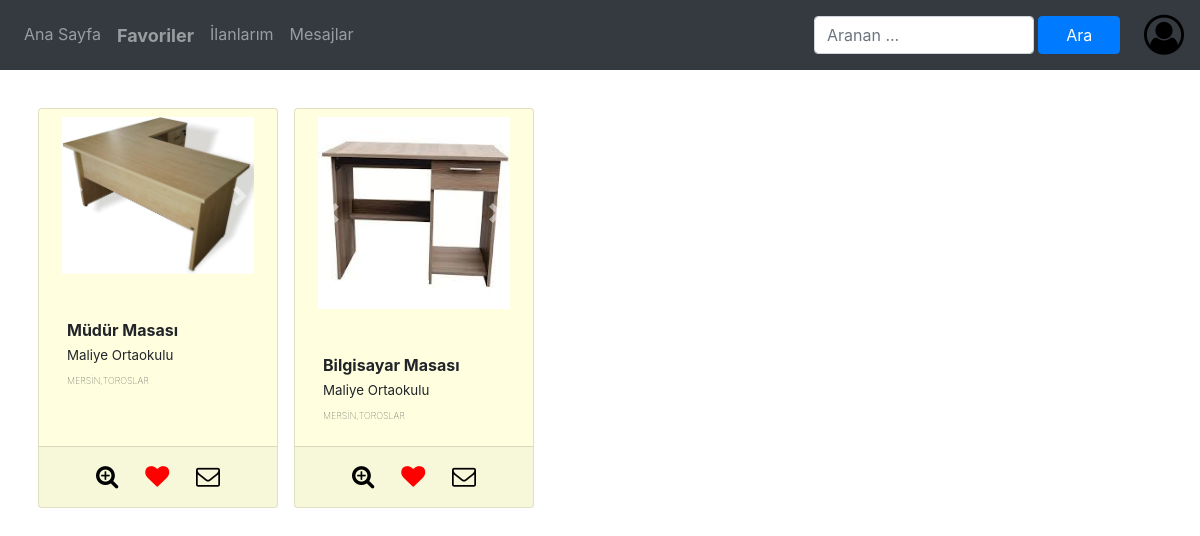
Page /favoriler/ (signed in) on the earlier database version.
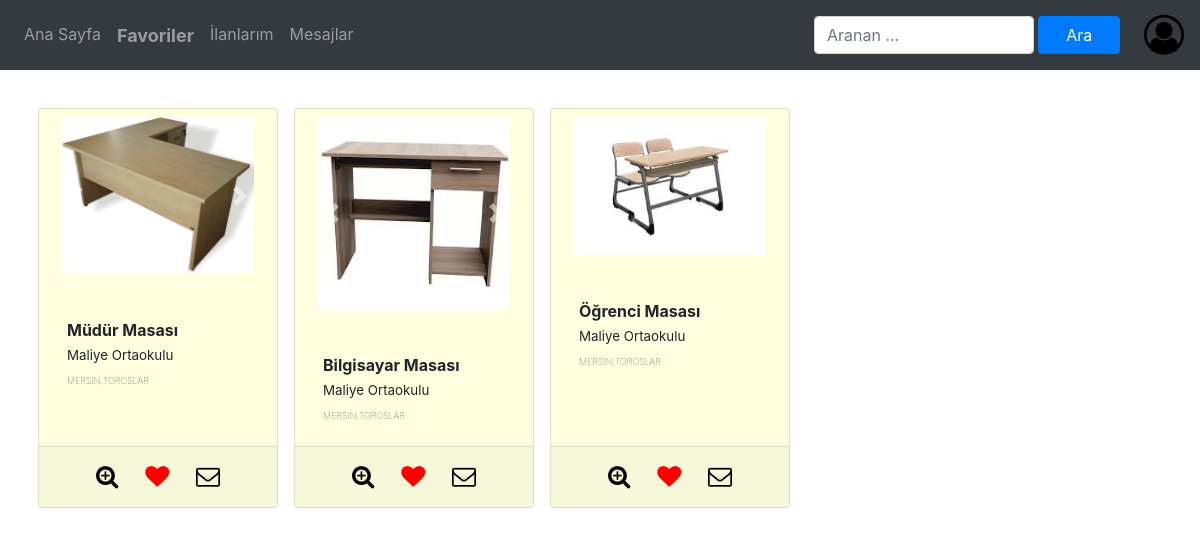
Same page on the later database version.
### app/models.py (models this page shows, shortened)
class Resim(models.Model):
    ilan = models.ForeignKey('ilan', on_delete=models.CASCADE, null=True)
    resim = models.ImageField(verbose_name='Resim', null=True)
    kucukResim = models.ImageField(upload_to='thumbs', editable=False, blank=True, null=True)
    class Meta:
        ordering = ['ilan']

class favoriler(models.Model):
    sahip = models.ForeignKey(User, null=False, blank=False, on_delete=models.CASCADE)
    ilan = models.ForeignKey(ilan, null=False, blank=False, on_delete=models.CASCADE)

class ilan(models.Model):
    sahip = models.ForeignKey('User', null=True, on_delete=models.SET_NULL)
    kategori = models.ForeignKey('Kategori', null=True, on_delete=models.SET_NULL)
    ad = models.CharField(max_length=40, verbose_name='ilan adı', null=True)
    adet = models.IntegerField(verbose_name='Adet', default=1, null=True)
    aciklama = models.TextField(verbose_name='Açıklama', blank=True)
    yayinda = models.BooleanField(verbose_name='Yayında', default=True)
    olusturma_tarihi = models.DateField(auto_now=True, null=False, blank=False)
    silme_tarihi = models.DateField(null=True, blank=True)
    kurum = models.CharField(max_length=200, null=True, blank=True)
    kucuk_resim = models.ImageField(upload_to='silinenilanlar', editable=False, blank=True, null=True)
    def etiket_yazisi_getir(self):
        if self.silme_tarihi is None:
            return '<span style="font-weight: bold">' + self.ad + '</span>' + '<br><span style="font-size:smaller">' + self.sahip.kurum + '</span><br>' + '<span style="font-size: xx-small; font-weight: lighter">' + self.sahip.kurum_il.adi + ',' + self.sahip.kurum_ilce.adi + '</span>'
        else:
            return self.kurum
    def yayindami(self):
        return not self.silme_tarihi and self.yayinda
    def resimleri_getir(self):
        if self.sahip:
            return Resim.objects.filter(ilan=self)
        else:
            return None

class User(AbstractUser):
    username = None
    email = models.EmailField(_('email address'), unique=True)
    kurum = models.CharField(max_length=100, verbose_name='Kurum', null=True)
    kurum_adres = models.CharField(max_length=200, verbose_name='Kurum adresi', null=True)
    phone_regex = RegexValidator(regex=r'^\+?[1-9][0-9]{2} ?[0-9]{3} ?[0-9]{2} ?[0-9]{2}$',
                                 message="Telefon numarası şu şeklillerden biri gibi olmalı: '+9999999999' veya "
                                         "'9999999999' veya '999 9999999' veya '999 999 9999' veya '999 999 99 99'.")
    kurum_telefon = models.CharField(validators=[phone_regex], max_length=17, null=True,
                                     verbose_name='Kurum telefonu')  # validators should be a list
    kurum_web_adres = models.URLField(verbose_name='Kurum web adresi', null=True)
    kurum_il = models.ForeignKey('il', on_delete=models.SET_NULL, null=True, blank=False)
    kurum_ilce = ChainedForeignKey('ilce', chained_field="kurum_il", chained_model_field="ill", show_all=False,
                                   auto_choose=True,
                                   sort=False, null=True, blank=False)
    kurum_mahalle = ChainedForeignKey('mahalle', chained_field="kurum_ilce", chained_model_field='ilcee',
                                      show_all=False,
                                      auto_choose=True, sort=False, null=True, blank=False)
    USERNAME_FIELD = 'email'
    REQUIRED_FIELDS = []
    objects = UserManager()
    def favori_ilanlarim(self):
        return favoriler.objects.filter(sahip=self)
    def __str__(self):
        return str(self.kurum)

class il(models.Model):
    adi = models.CharField(max_length=20)

class ilce(models.Model):
    ill = models.ForeignKey(il, on_delete=models.CASCADE)
    adi = models.CharField(max_length=35)

### app/views.py (the view, shortened to what this page needs)
# urls.py: path('favoriler/', views.favorilerim, name='favoriislemi'),
@login_required(login_url='girisislemi')
def favorilerim(request, id=None, islem=None):
    mesaj_formu = mesajFormu(request.POST or None)
    if id:
        i = get_object_or_404(favoriler, id=id)
        if islem == 'favoricikar':
            i.delete()
    favori_ilanlarim = request.user.favori_ilanlarim()
    return render(request, 'ilanlarim.html', {'form': favori_ilanlarim, 'islem': 'favorilerim', 'sahip': request.user, 'mesaj_formu': mesaj_formu})

### app/forms.py
class mesajFormu(forms.ModelForm):
    class Meta:
        model = Mesaj
        widgets = {
            'mesaj_metni': forms.Textarea(attrs={'rows': 4}),
        }
        fields = ['mesaj_metni']

### templates/ilanlarim.html (shortened to what this page needs)
{% extends 'includes/base.html' %}
{% block navbar %}
    {% include 'includes/navbar.html' with islem=islem %}
{% endblock %}
{% block body %}
    <div class="row">
        {% for f in form %}
            {% include 'includes/malzemeKarti.html' with f=f islem=islem sahip=sahip%}
        {% endfor %}
    </div>
{% endblock %}

### templates/includes/malzemeKarti.html (shortened to what this page needs)
{% load static %}
{% load crispy_forms_tags %}
{% load favorikontrol %}
    <div class="card m-2 p-2"  style="width: 15rem; height: 25rem; background-color: {% if islem == 'favorilerim' and f.ilan.yayinda or f.yayinda %}{% if f.ilan.sahip == sahip or f.sahip == sahip %}lightyellow{% else %} white {% endif %}{% else %}lightgrey{% endif %}">
        <div class="container align-content-center">
            {% if islem == 'favorilerim' %}
                {% include 'includes/slide.html' with resimler=f.ilan.resimleri_getir kucuk_resim=f.ilan.kucuk_resim yayinda=f.ilan.yayindami ilan_id=f.ilan.id %}
            {% else %}
                {% include 'includes/slide.html' with resimler=f.resimleri_getir kucuk_resim=f.kucuk_resim yayinda=f.yayindami ilan_id=f.id %}
            {% endif %}
        </div>
        <div class="card-body" >
            <br>
            {% if islem == 'ilanlarım' %}
                <h6>{{ f.ad }}</h6>
                <p class="card-text" style="font-size: small">{{ f.adet }} adet</p>
            {% elif islem == 'favorilerim' %}
                {{ f.ilan.etiket_yazisi_getir|safe }}
            {% else %}
                {{ f.etiket_yazisi_getir|safe }}
            {% endif %}
            <div class="card-footer text-center" style="bottom: 0;left: 0; position: absolute; width: 100%; font-size: x-large">
                {% if islem == 'ilanlarım' %}
                    <a href="{% url 'ilandetayislemi' f.id %}" class="card-link" title="Düzenle">
                        <span class="fa fa-edit" style="color: black"></span></a>
                    <a href="#" class="card-link" data-toggle="modal" data-target="#silmesorgusu{{ f.id }}" title="Sil">
                        <span class="fa fa-trash-o" style="color: black"></span>
                    </a>
                    <a href="#" class="card-link" data-toggle="modal" data-target="#yayinlamasorgusu{{ f.id }}" title="{% if f.yayinda %}Yayından kaldır{% else %}Yayınla{% endif %}">
                        <span class="fa {% if f.yayinda %}fa-lock{% else %}fa-unlock{% endif %}" style="color: black"></span>
                    </a>
                    {% if f.mesajAdet > 0 %}
                        <a  href=""   class="card-link" title="İlan mesajları">
                            <span class="fa fa-envelope-o" style="color: black"></span>
                            {% if f.okunmayanMesajAdet > 0 %} <sup> <span class="badge badge-light" style="font-size: x-small;color: red">{{ f.okunmayanMesajAdet }}</span></sup> {% endif %}
                        </a>
                    {% endif %}
                {% elif islem == 'favorilerim' %}
                    <a href="{% url 'ilan_inceleme' f.ilan.id islem %}" class="card-link" title="İncele">
                        <span class="fa fa-search-plus" style="color: black"></span></a>
                    <a href="{% url 'favoricikar' f.id 'favoricikar' %}" class="card-link" title="Favorilerimden çıkar">
                        <span class="fa fa-heart" style="color: red"></span></a>
                    <a href="#" class="card-link" data-toggle="modal" data-target="#favorilermesajpenceresi{{ f.ilan.id }}" title="Mesaj gönder">
                        <span class="fa fa-envelope-o" style="color: black"></span></a>
                {% endif %}
            </div>
        </div>
    </div>

### templates/includes/slide.html (shortened to what this page needs)
{% load static %}
{% if not resimler and yayinda or not yayinda and not kucuk_resim %}
    <span class="fa fa-image" style="font-size: 180px"></span>
{% else %}
    {% if not yayinda %}
        <img src="{{ kucuk_resim.url }}" width="200" height="200" class="d-block w-100 img-fluid">
    {% else %}
        <div id="carouselExampleIndicators{{ ilan_id }}" class="carousel slide" data-ride="carousel">
          <ol class="carousel-indicators">
              {% for resim in resimler %}
                <li data-target="#carouselExampleIndicators{{ ilan_id }}" data-slide-to="{{ forloop.counter0}}" {% if forloop.counter0 == 0 %}class="active"{% endif %}></li>
              {% endfor %}
          </ol>
          <div class="carousel-inner">
              {% for resim in resimler %}
                <div class="carousel-item {% if forloop.counter0 == 0 %}active{% endif%}">
                    <a href="{{ resim.resim.url }}"><img src="{{ resim.resim.url }}" width="200" height="200" class="d-block w-100 img-fluid"></a>
                </div>
              {% endfor %}
          </div>
          <a class="carousel-control-prev" href="#carouselExampleIndicators{{ ilan_id }}" role="button" data-slide="prev">
            <span class="carousel-control-prev-icon" aria-hidden="true"></span>
          </a>
          <a class="carousel-control-next" href="#carouselExampleIndicators{{ ilan_id }}" role="button" data-slide="next">
            <span class="carousel-control-next-icon" aria-hidden="true"></span>
          </a>
        </div>
    {% endif %}
{% endif %}

Differences in the rows shown:
added favoriler: ilan.etiket_yazisi_getir "Öğrenci Masası Maliye Ortaokulu MERSİN,TOROSLAR"
now on this page (row unchanged): Resim: resim (picture)
